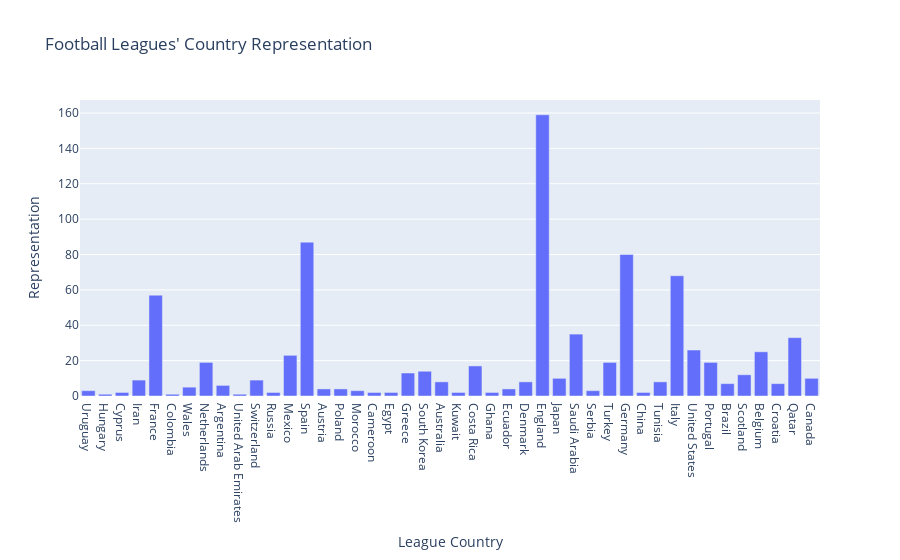

This figure's notebook cell:
### Markdown cell above
English Premier League has the highest representation at 125 players. The English Championship has more representation than French League 1, 33 to 30.

### Code cell
# Most represented Nation in terms of players that for a club in a certain nation
league_countries = list(set(data["Club Country"]))
lg_cntry_count = []
for country in league_countries:
    count = 0
    for index in data.index:
        if data["Club Country"][index] == country:
            count += 1
    lg_cntry_count.append(count)
# print(len(lg_cntry_count))
# print(len(league_countries))
most_plyr_percent = (max(lg_cntry_count)/len(data))*100
print(most_plyr_percent)
second_most_plyr_percent = (87/len(data))*100
print(second_most_plyr_percent)
league_cntry_rep_df = pd.DataFrame(list(zip(league_countries, lg_cntry_count)), columns=["League Country", "Representation"])
league_cntry_rep_df.head()
league_cntry_rep_fig = px.bar(league_cntry_rep_df, x="League Country", y="Representation", title="Football Leagues' Country Representation")
league_cntry_rep_fig.show()

### Figure 1 — Plotly figure (JSON) as saved in the notebook; plotly's stock layout.template omitted (floating-point values rounded to 4 significant figures)
{"data": [{"alignmentgroup": "True", "hovertemplate": "League Country=%{x}<br>Representation=%{y}<extra></extra>", "legendgroup": "", "marker": {"color": "#636efa", "pattern": {"shape": ""}}, "name": "", "offsetgroup": "", "orientation": "v", "showlegend": false, "textposition": "auto", "type": "bar", "x": ["Uruguay", "Hungary", "Cyprus", "Iran", "France", "Colombia", "Wales", "Netherlands", "Argentina", "United Arab Emirates", "Switzerland", "Russia", "Mexico", "Spain", "Austria", "Poland", "Morocco", "Cameroon", "Egypt", "Greece", "South Korea", "Australia", "Kuwait", "Costa Rica", "Ghana", "Ecuador", "Denmark", "England", "Japan", "Saudi Arabia", "Serbia", "Turkey", "Germany", "China", "Tunisia", "Italy", "United States", "Portugal", "Brazil", "Scotland", "Belgium", "Croatia", "Qatar", "Canada"], "xaxis": "x", "y": [3, 1, 2, 9, 57, 1, 5, 19, 6, 1, 9, 2, 23, 87, 4, 4, 3, 2, 2, 13, 14, 8, 2, 17, 2, 4, 8, 159, 10, 35, 3, 19, 80, 2, 8, 68, 26, 19, 7, 12, 25, 7, 33, 10], "yaxis": "y"}], "layout": {"barmode": "relative", "legend": {"tracegroupgap": 0}, "title": {"text": "Football Leagues' Country Representation"}, "xaxis": {"anchor": "y", "domain": [0, 1], "title": {"text": "League Country"}}, "yaxis": {"anchor": "x", "domain": [0, 1], "title": {"text": "Representation"}}}}
